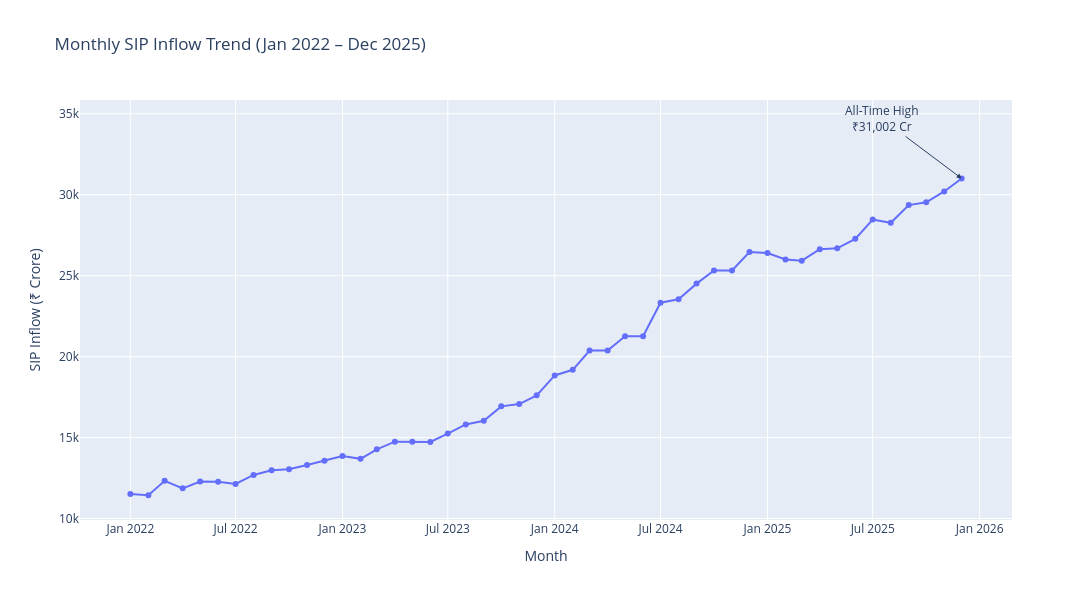

The cell this chart's notebook holds for it:
### Code cell
fig = px.line(
    sip,
    x="month",
    y="sip_inflow_crore",
    title="Monthly SIP Inflow Trend (Jan 2022 – Dec 2025)",
    markers=True
)

# Highest SIP Inflow (Dec 2025)
fig.add_annotation(
    x="2025-12-01",
    y=31002,
    text="All-Time High<br>₹31,002 Cr",
    showarrow=True,
    arrowhead=2,
    ax=-80,
    ay=-60
)

fig.update_layout(
    width=1200,
    height=600,
    xaxis_title="Month",
    yaxis_title="SIP Inflow (₹ Crore)",
    hovermode="x unified"
)

fig.show()

### Figure 1 — Plotly figure (JSON) as saved in the notebook; plotly's stock layout.template omitted (floating-point values rounded to 4 significant figures)
{"data": [{"hovertemplate": "month=%{x}<br>sip_inflow_crore=%{y}<extra></extra>", "legendgroup": "", "line": {"color": "#636efa", "dash": "solid"}, "marker": {"symbol": "circle"}, "mode": "lines+markers", "name": "", "orientation": "v", "showlegend": false, "type": "scatter", "x": ["2022-01-01T00:00:00", "2022-02-01T00:00:00", "2022-03-01T00:00:00", "2022-04-01T00:00:00", "2022-05-01T00:00:00", "2022-06-01T00:00:00", "2022-07-01T00:00:00", "2022-08-01T00:00:00", "2022-09-01T00:00:00", "2022-10-01T00:00:00", "2022-11-01T00:00:00", "2022-12-01T00:00:00", "2023-01-01T00:00:00", "2023-02-01T00:00:00", "2023-03-01T00:00:00", "2023-04-01T00:00:00", "2023-05-01T00:00:00", "2023-06-01T00:00:00", "2023-07-01T00:00:00", "2023-08-01T00:00:00", "2023-09-01T00:00:00", "2023-10-01T00:00:00", "2023-11-01T00:00:00", "2023-12-01T00:00:00", "2024-01-01T00:00:00", "2024-02-01T00:00:00", "2024-03-01T00:00:00", "2024-04-01T00:00:00", "2024-05-01T00:00:00", "2024-06-01T00:00:00", "2024-07-01T00:00:00", "2024-08-01T00:00:00", "2024-09-01T00:00:00", "2024-10-01T00:00:00", "2024-11-01T00:00:00", "2024-12-01T00:00:00", "2025-01-01T00:00:00", "2025-02-01T00:00:00", "2025-03-01T00:00:00", "2025-04-01T00:00:00", "2025-05-01T00:00:00", "2025-06-01T00:00:00", "2025-07-01T00:00:00", "2025-08-01T00:00:00", "2025-09-01T00:00:00", "2025-10-01T00:00:00", "2025-11-01T00:00:00", "2025-12-01T00:00:00"], "xaxis": "x", "y": [11517, 11438, 12328, 11863, 12286, 12276, 12140, 12694, 12976, 13040, 13306, 13573, 13856, 13687, 14276, 14749, 14749, 14734, 15245, 15814, 16042, 16928, 17073, 17610, 18838, 19187, 20371, 20371, 21262, 21262, 23332, 23547, 24509, 25323, 25320, 26459, 26400, 25999, 25926, 26632, 26688, 27274, 28464, 28265, 29361, 29529, 30200, 31002], "yaxis": "y"}], "layout": {"annotations": [{"arrowhead": 2, "ax": -80, "ay": -60, "showarrow": true, "text": "All-Time High<br>₹31,002 Cr", "x": "2025-12-01", "y": 31002}], "height": 600, "hovermode": "x unified", "legend": {"tracegroupgap": 0}, "title": {"text": "Monthly SIP Inflow Trend (Jan 2022 – Dec 2025)"}, "width": 1200, "xaxis": {"anchor": "y", "domain": [0, 1], "title": {"text": "Month"}}, "yaxis": {"anchor": "x", "domain": [0, 1], "title": {"text": "SIP Inflow (₹ Crore)"}}}}
